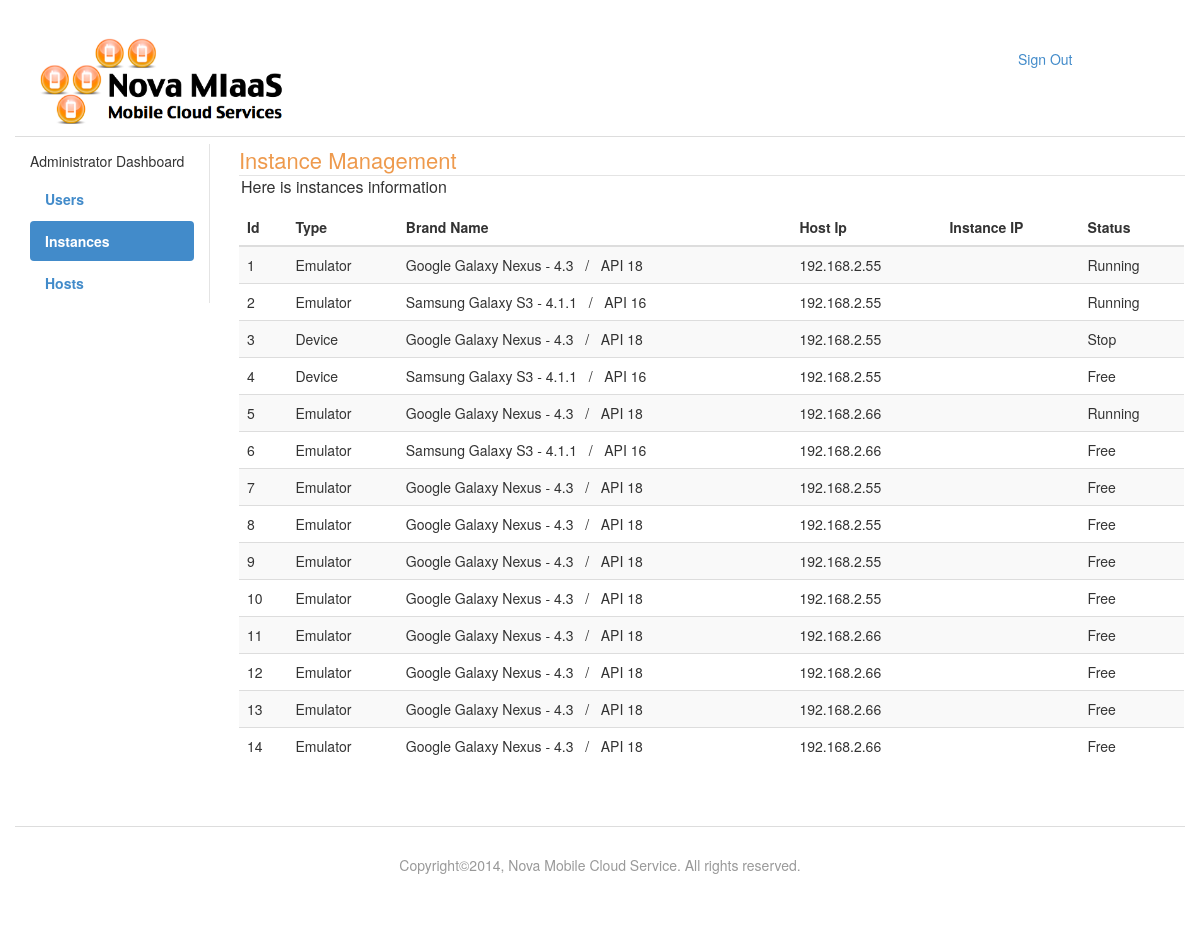
Page /admin_instance.php (signed in) on the committed database.
### tables this page shows
CREATE TABLE mobiles ( 
id int NOT NULL AUTO_INCREMENT,
emulator_flag bit default 0,   
brand varchar(100) NOT NULL,  
api varchar(100) NOT NULL,  
name varchar(100) NOT NULL,  
status int default 0,  
ip varchar(100) default NULL,  
host_id int NOT NULL,
FOREIGN KEY (host_id) REFERENCES hosts(id)
ON DELETE CASCADE ON UPDATE CASCADE,
PRIMARY KEY (id)
);

CREATE TABLE hosts ( 
id int NOT NULL AUTO_INCREMENT,
host_ip varchar(100) default NULL,  
status bit default 0,   
used_device_no int default 0,
used_emulator_no int default 0,
PRIMARY KEY (id)
);

### includes/functions.php (called while the page is built, shortened)
<?php
	class Admin{
		public static function found_all_mobiles(){
			global $connection;
			$query  = "SELECT  mobiles.id, emulator_flag, brand, api, host_ip, ip, mobiles.status  ";
			$query .= "FROM mobiles, hosts ";
			$query .= "WHERE host_id = hosts.id  ";
			$query .= "ORDER by mobiles.id; ";
			$result_set = mysqli_query($connection, $query);
			return $result_set;
		}
	}
?>

### public/admin_instance.php (the view, shortened to what this page needs)
<?php include("../includes/layouts/header.php"); ?>
		        <div class="col-lg-8">
				   	<ul class="nav navbar-nav navbar-right">
				        <li><a href="index.php" >Sign Out </a></li>
				    </ul>
			    </div>
			</header>
			<div class="row">
				<aside class="col-lg-2" style="border-right: 1px solid #E4E4E4;">
		        	<h5> Administrator Dashboard</h5>
			            <ul class="side-navbar nav nav-pills nav-stacked">
			            	<li style="font-weight: bold;"><a href="admin_dashboard.php">Users</a></li>
			            	<li class="active" style="font-weight: bold;"><a href="admin_instance.php">Instances</a></li>
			            	<li style="font-weight: bold;"><a href="admin_host.php">Hosts</a></li>
			            </ul>
	         	</aside>
	         	<article class="col-lg-10">
	         		<div class="row" style="border-bottom: 1px solid #E4E4E4; margin-left:1em;">
	         			<h2orange>Instance Management</h2orange>
	         		</div>
	         		<p style="font-size:16px; margin-left:1em;"> Here is instances information </p>
	         		<table class="table table-striped" style="margin-left:1em;">
					    <thead>
					        <tr>
					            <th>Id</th>
					            <th>Type</th>
					            <th>Brand Name</th>
					            <th>Host Ip </th>
					            <th>Instance IP</th>
					            <th>Status</th>
					        </tr>
					    </thead>
			            <tbody>
			            <?php
			            $result = Admin::found_all_mobiles();
			            while($instance = mysqli_fetch_assoc($result)){ ?>
								<tr>
									<td><?php echo $instance["id"]; ?></td>
									<td><?php if($instance["emulator_flag"]==0){
										echo "Emulator";
									}elseif($instance["emulator_flag"]==1){
										echo "Device";
									}?></td>
									<td><?php echo $instance["brand"];?> &nbsp / &nbsp <?php echo $instance["api"];?></td>
									<td><?php echo $instance["host_ip"];?></td>
									<td><?php echo $instance["ip"]; ?></td>
									<td><?php if($instance["status"]== 0){
											echo "Free";
										}elseif ($instance["status"]== 1) {
											echo "Running";
										} elseif ($instance["status"]== 2) {
											echo "Stop";
										} elseif ($instance["status"]== 3) {
											echo "Reserved";
										}  ?></td>
								</tr>
							<?php }
							?>
							</tbody>
	              		</table>
	         	</article>
	    	</div>
<?php include("../includes/layouts/footer.php"); ?>

### includes/layouts/header.php (shortened to what this page needs)
<!DOCTYPE html PUBLIC "-//W3C//DTD HTML 4.01 Transitional//EN"
   "http://www.w3.org/TR/html4/loose.dtd">
<html lang="en">
	<head>
	    <link href="stylesheets/css/bootstrap.min.css" rel="stylesheet">
	    <link href="stylesheets/css/custom.css" rel="stylesheet">
	</head>
	<body>
		<div class="container">
			<header class="row">
		    	<div class="col-lg-3 col-md-3">
		        	<a href="index.php"><img src="image/logosmall.png" alt="click for home." class="img-responsive"></a>
		        </div>

### includes/layouts/footer.php (shortened to what this page needs)
		<footer class= "row">
			<p>
			Copyright©<?php echo date("Y"); ?>,  Nova Mobile Cloud Service. All rights reserved.
			</p>
		</footer>
	</div>
	</body>
</html>

### public/stylesheets/css/custom.css (style rules this page uses)
body { padding-top: 20px; }
header { padding: 0.5em 0; margin: 0.5em 0; border-bottom: 1px solid #ddd; }
h2orange { font-size:22px; margin:.67em 0; color: #EE9A4D; }
footer { padding: 2em 0; margin: 3em 0; border-top: 1px solid #ddd; color: #999; text-align: center; }

### rows in the picture
mobiles: id "1", emulator_flag "Emulator", brand "Google Galaxy Nexus - 4.3", api "API 18", host.host_ip "192.168.2.55", status "Running"
mobiles: id "2", emulator_flag "Emulator", brand "Samsung Galaxy S3 - 4.1.1", api "API 16", host.host_ip "192.168.2.55", status "Running"
mobiles: id "3", emulator_flag "Device", brand "Google Galaxy Nexus - 4.3", api "API 18", host.host_ip "192.168.2.55", status "Stop"
mobiles: id "4", emulator_flag "Device", brand "Samsung Galaxy S3 - 4.1.1", api "API 16", host.host_ip "192.168.2.55", status "Free"
mobiles: id "5", emulator_flag "Emulator", brand "Google Galaxy Nexus - 4.3", api "API 18", host.host_ip "192.168.2.66", status "Running"
mobiles: id "6", emulator_flag "Emulator", brand "Samsung Galaxy S3 - 4.1.1", api "API 16", host.host_ip "192.168.2.66", status "Free"
mobiles: id "7", emulator_flag "Emulator", brand "Google Galaxy Nexus - 4.3", api "API 18", host.host_ip "192.168.2.55", status "Free"
mobiles: id "8", emulator_flag "Emulator", brand "Google Galaxy Nexus - 4.3", api "API 18", host.host_ip "192.168.2.55", status "Free"
mobiles: id "9", emulator_flag "Emulator", brand "Google Galaxy Nexus - 4.3", api "API 18", host.host_ip "192.168.2.55", status "Free"
mobiles: id "10", emulator_flag "Emulator", brand "Google Galaxy Nexus - 4.3", api "API 18", host.host_ip "192.168.2.55", status "Free"
mobiles: id "11", emulator_flag "Emulator", brand "Google Galaxy Nexus - 4.3", api "API 18", host.host_ip "192.168.2.66", status "Free"
mobiles: id "12", emulator_flag "Emulator", brand "Google Galaxy Nexus - 4.3", api "API 18", host.host_ip "192.168.2.66", status "Free"
mobiles: id "13", emulator_flag "Emulator", brand "Google Galaxy Nexus - 4.3", api "API 18", host.host_ip "192.168.2.66", status "Free"
mobiles: id "14", emulator_flag "Emulator", brand "Google Galaxy Nexus - 4.3", api "API 18", host.host_ip "192.168.2.66", status "Free"
